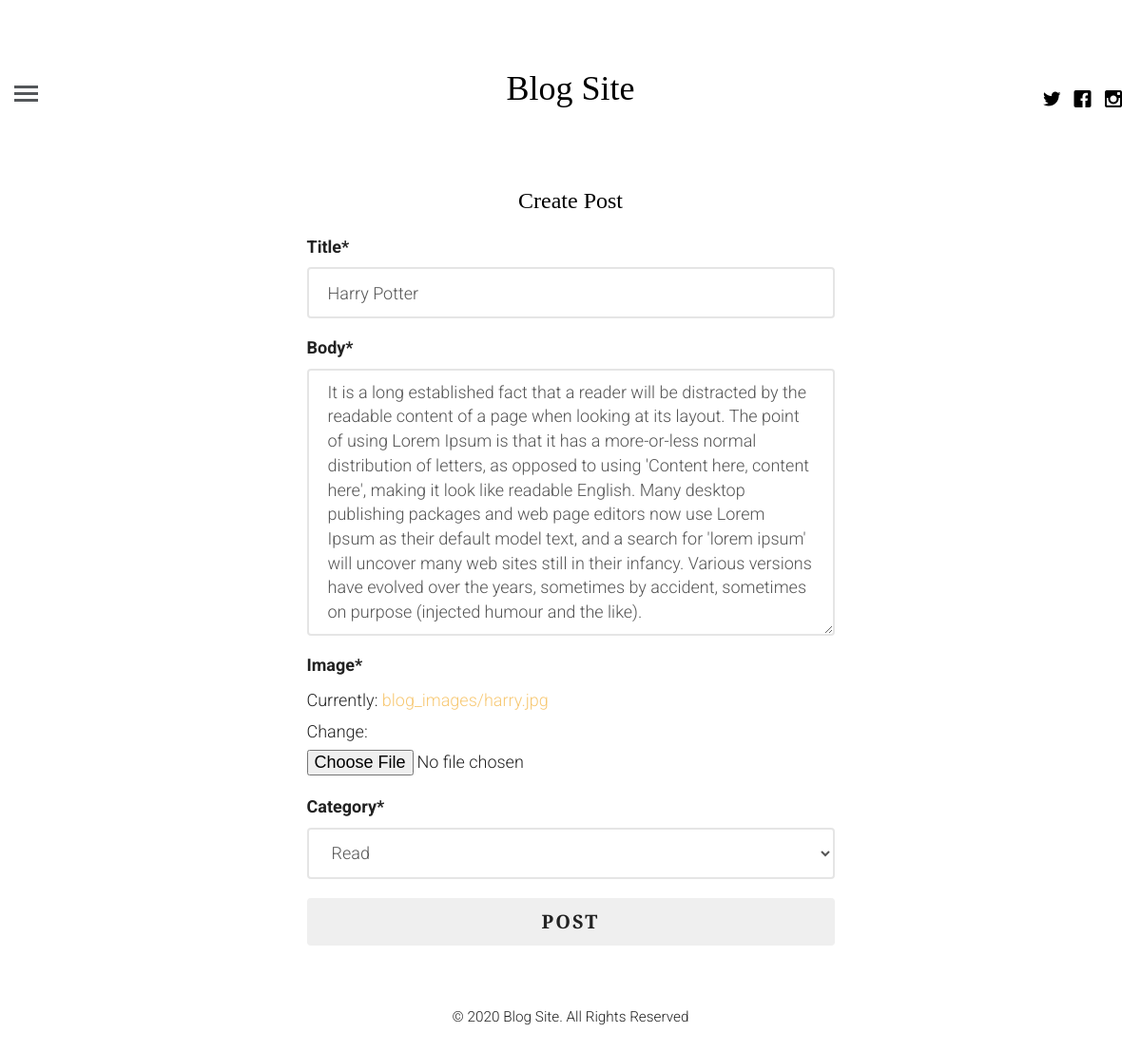
Page /article/update/7 (signed in) on the earlier database version.
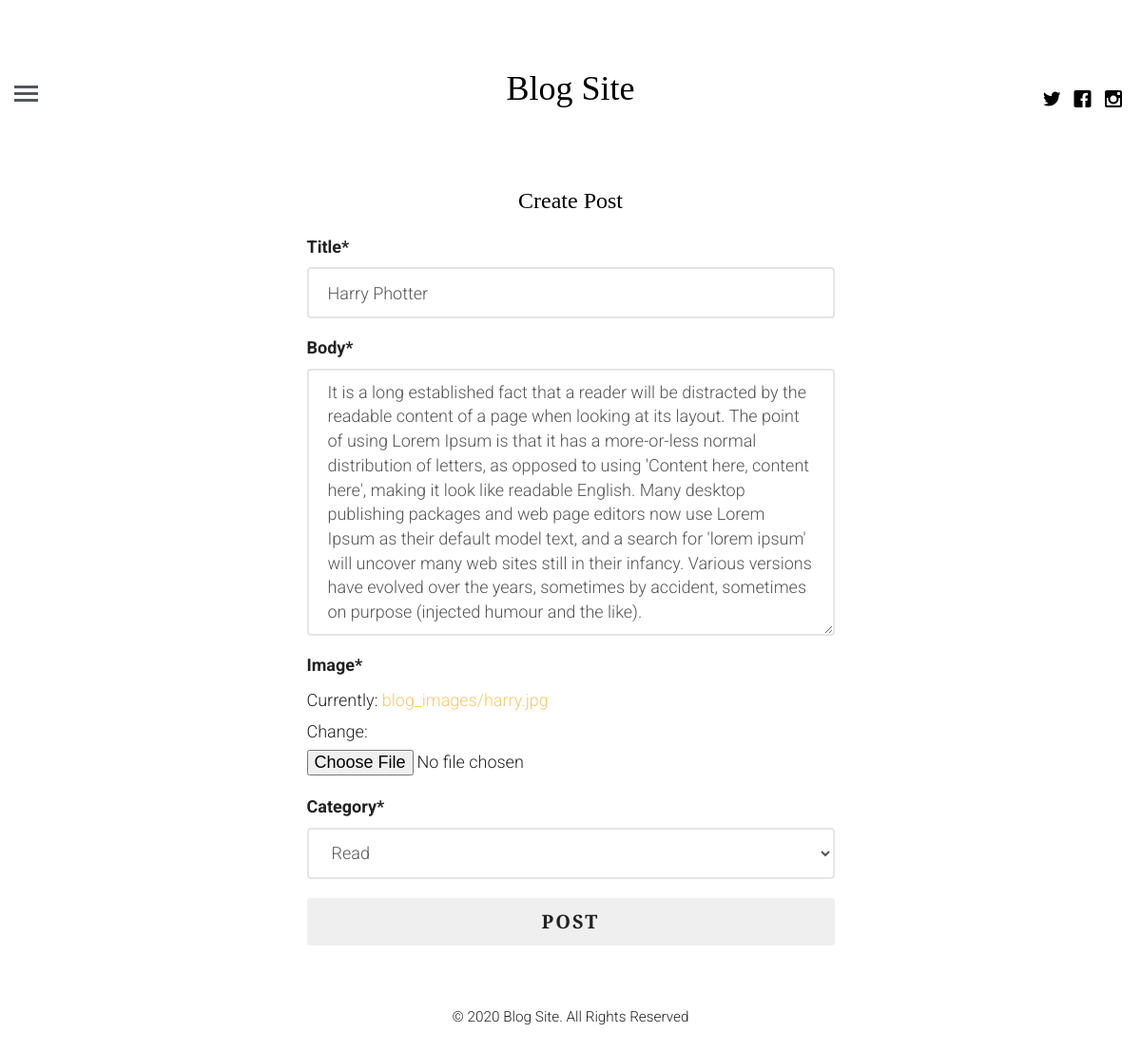
Same page on the later database version.
### blogapp/models.py (models this page shows, shortened)
class Article(models.Model):
    author_name = models.ForeignKey(Author, on_delete=models.CASCADE)
    title = models.CharField(max_length=200)
    body = models.TextField()
    image = models.ImageField(upload_to='blog_images')
    posted_on = models.DateTimeField(auto_now=False, auto_now_add=True)
    updated_on = models.DateTimeField(auto_now=True, auto_now_add=False)
    category = models.ForeignKey(Category, on_delete=models.CASCADE)

### blogapp/views.py (the view)
# urls.py: path('article/update/<int:pid>', views.update_post, name="update-post"),
def update_post(request, pid):
    if request.user.is_authenticated:
        get_user = get_object_or_404(Author, name=request.user.id)
        post = get_object_or_404(Article, id=pid)
        form = CreateForm(request.POST or None, request.FILES or None, instance=post)
        if form.is_valid():
            instance = form.save(commit=False)
            instance.author_name = get_user
            instance.save()
            return redirect('profile')
        return render(request, 'blog/create.html', {"form": form})
    else:
        return redirect('login')

### blogapp/forms.py
class CreateForm(forms.ModelForm):
    class Meta:
        model = Article
        fields = [
            'title',
            'body',
            'image',
            'category'
        ]

### blogapp/models.py (called while the page is built)
    def __str__(self):
        return self.name

### templates/blog/create.html (shortened to what this page needs)
{% extends 'blog/base.html' %}
{% load crispy_forms_filters %}
{% load crispy_forms_tags %}
{% block content %}
        <div class="container">
            <div class="row">
                <div class="col-md-6 col-md-offset-3">
                    <h3 class="text-center" style="margin-bottom:20px;">Create Post</h3>
                    <form method="post" enctype="multipart/form-data">
                        <div class="form-group">
                            {{ form|crispy }}
                        </div>
                         <button class="btn btn-outline-success btn-block" style="margin-top:20px;font-size:20px;" type="submit">POST</button>
                    </form>
                </div>
            </div>
        </div>
{% endblock %}

Differences in the rows shown:
changed Article "Read": title "Harry Potter" → "Harry Photter"
